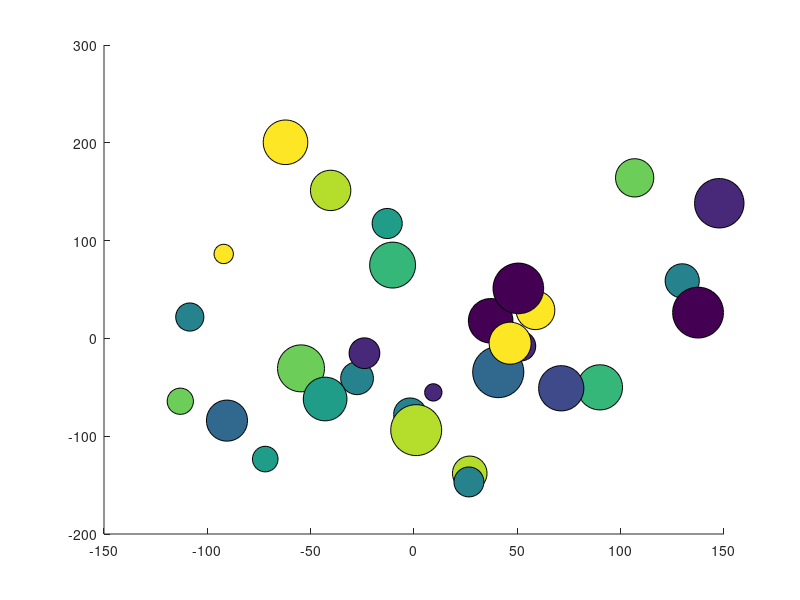

MATLAB code to generate this figure: (Note: this script raises an error after producing the figure.)
%%
x = 80 * randn(1, 30);
y = 80 * randn(size(x));
r = randi(1500, size(x));
c = randi(10, size(x));

fig = figure;

scatter(x, y, r, c, 'filled', 'MarkerEdgeColor', 'k')

%--PLOTLY--%
response = fig2plotly(fig, 'filename', 'matlab-bubble-chart',  'strip', false);
plotly_url = response.url;

%% 
[X,Y,Z] = peaks;
contour(X,Y,Z,20);
fig2plotly();

%%
getplotlyoffline('https://cdn.plot.ly/plotly-latest.min.js')
X = linspace(0,2*pi,50)';
Y = [cos(X), 0.5*sin(X)];
stem(X,Y)
%fig2plotly(gcf, 'offline', true);
